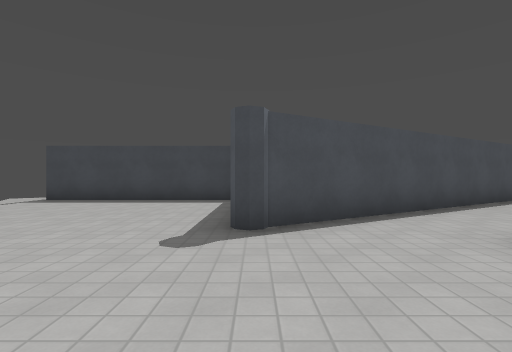
View 1 (above)

12 first-person views from a walk through a Godot game level. The camera is 1.3 m above the floor, looks level and sees 85° across. The floor is counted in squares, 2 m on a side. Each view is taken from the middle of a square. On the plan, view 1 faces up. The plan holds only what a view shows up to about 9 squares ahead; the rest is blank. The place goes on beyond the plan. Surface patterns are stand-ins for the level's own textures.

View 2
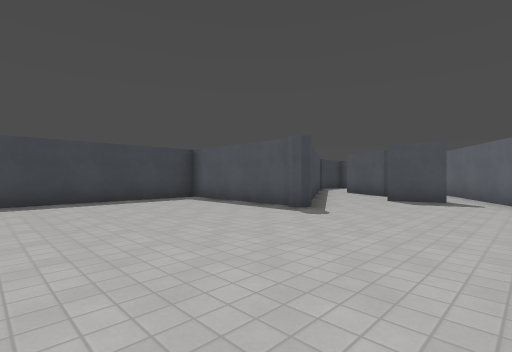

View 3
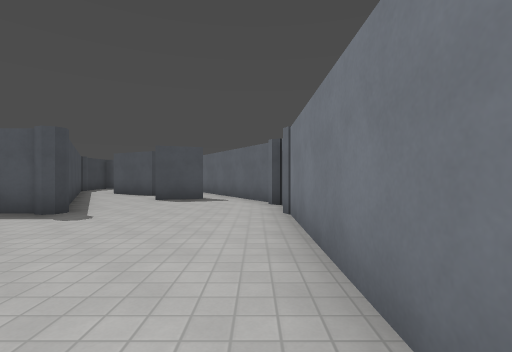

View 4
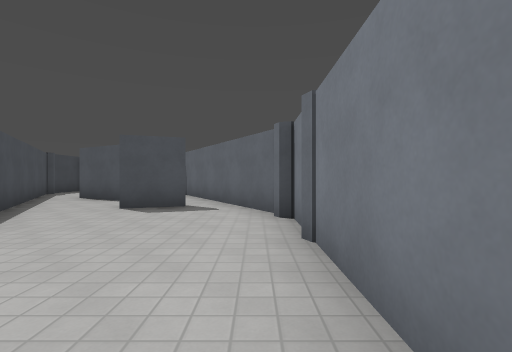

View 5
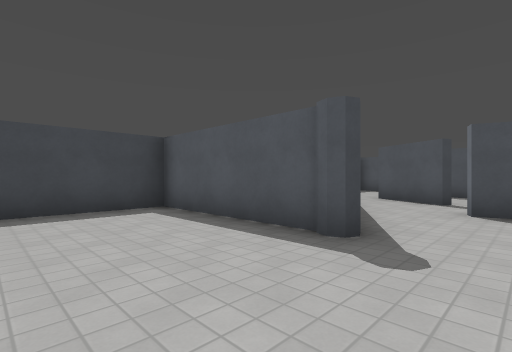

View 6
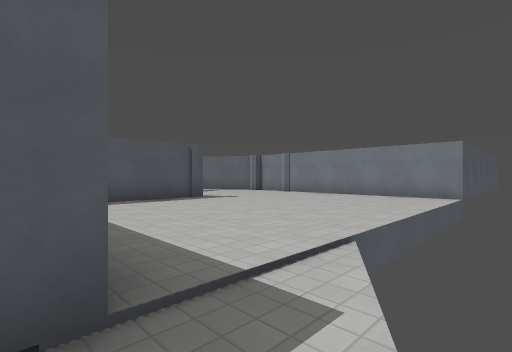

View 7
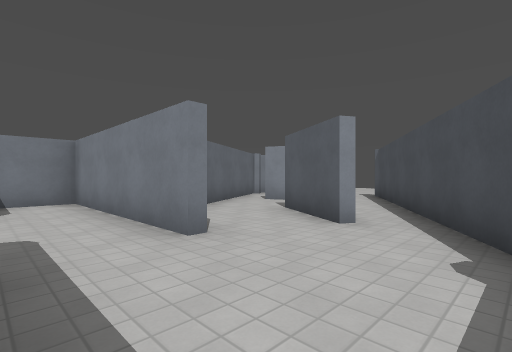

View 8
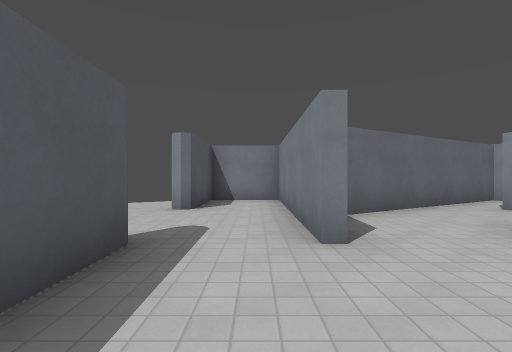

View 9
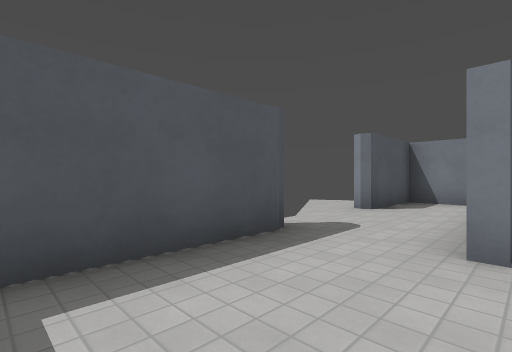

View 10
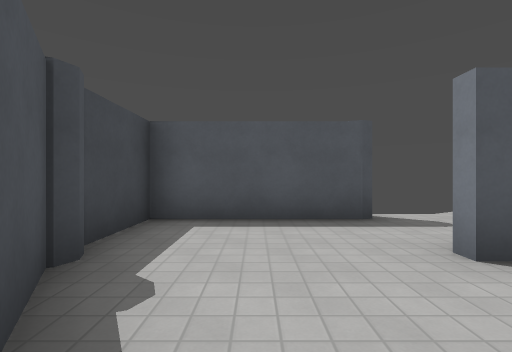

View 11
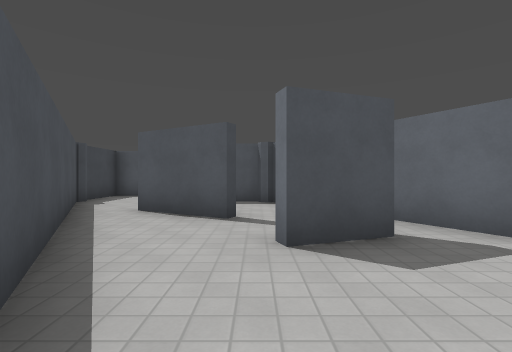

View 12
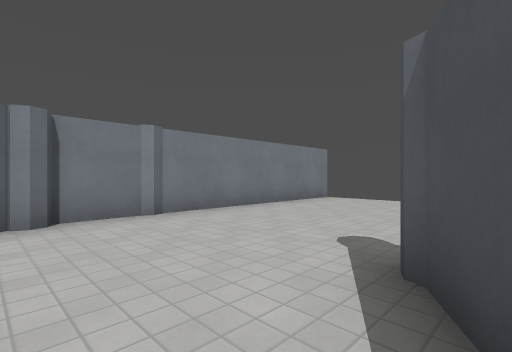

### Floor plan
Ten units are one square. View 1 is at (0, 0); x grows to the right and y downward. Boxes are objects, and circles mark ways between rooms. Rooms are numbered by the first view taken in them; rooms with no view inside come last. Other rooms are left out.
<svg viewBox="-75 -95 180 106">
<path fill="none" stroke="#000" d="M-2 -38 -2 -76 -57 -76M30 -23 32 -15M30 -15 25 -28M17 4 60 -21M42 -34 53 -53M-57 6 14 6M42 -59 1 -35M-57 -76 -57 -80M74 -44 74 6 92 6 92 -14M92 -44 92 -76 75 -76M70 -75 42 -59M55 -51 45 -33M60 -21 71 -27 71 -44"/>
<circle cx="-60" cy="-80" r="3" fill="#2a7"/>
<circle cx="50" cy="-30" r="3" fill="#2a7"/>
<circle cx="60" cy="-40" r="3" fill="#2a7"/>
<text x="-10" y="-30">1</text>
<text x="-70" y="-90">2</text>
<text x="80" y="-40">3</text>
<text x="60" y="-40">4</text>
</svg>
Room 1 opens to room 2. Room 1 opens to room 4. Room 3 opens to room 4.

Where each view was taken, in squares from view 1:
view 1: 0 up, 0 right, facing up
view 2: 0 up, 5 left, facing up-right
view 3: 0 up, 5 left, facing right
view 4: 0 up, 3 left, facing right
view 5: 2 up, 3 left, facing up-right
view 6: 8 up, 7 left, facing down-right
view 7: 7 up, 9 right, facing down-left
view 8: 7 up, 8 right, facing down
view 9: 7 up, 7 right, facing down-right
view 10: 6 up, 5 right, facing right
view 11: 3 up, 0 right, facing right
view 12: 4 up, 2 right, facing down-left
